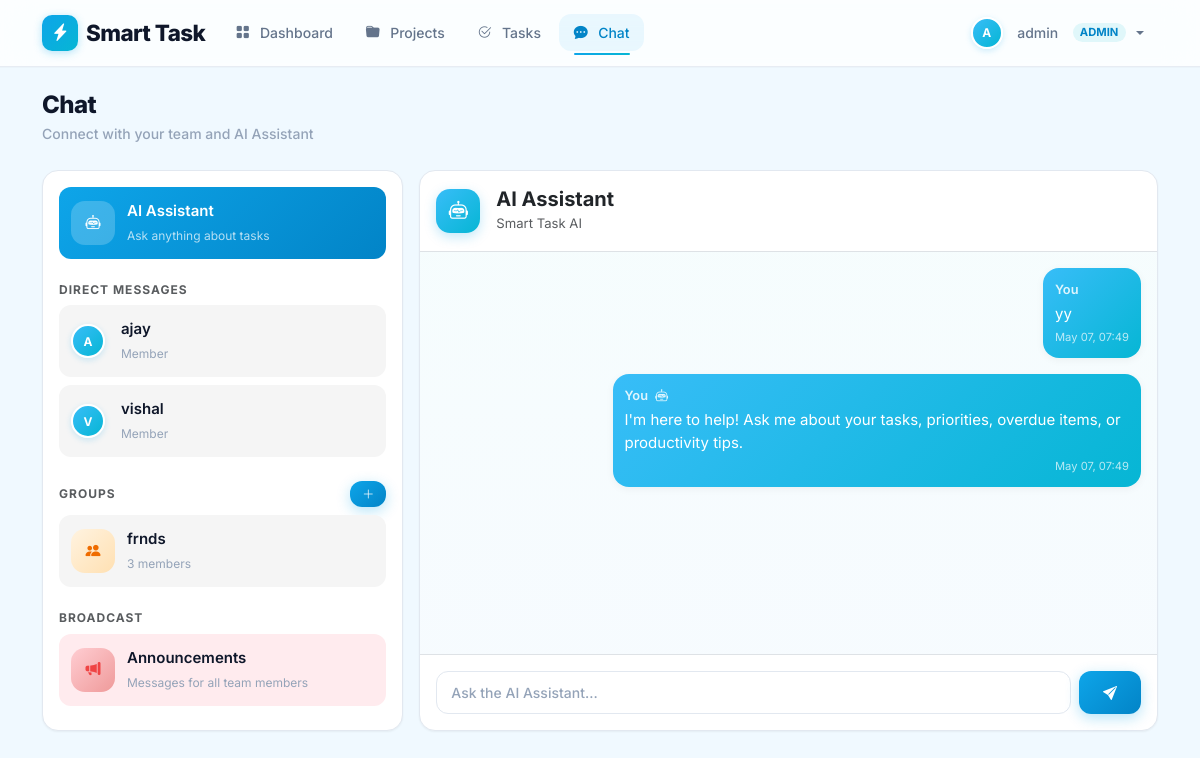
Page /chat (signed in) on the committed database.
### app.py (models this page shows)
class User(db.Model):
    id = db.Column(db.Integer, primary_key=True)
    username = db.Column(db.String(80), unique=True, nullable=False)
    email = db.Column(db.String(120), unique=True, nullable=False)
    password = db.Column(db.String(200), nullable=False)
    role = db.Column(db.String(20), default='member')  # admin or member
    created_at = db.Column(db.DateTime, default=datetime.utcnow)
    owned_projects = db.relationship('Project', backref='owner', lazy=True, foreign_keys='Project.owner_id')
    member_projects = db.relationship('Project', secondary=project_members, backref='members')
    assigned_tasks = db.relationship('Task', backref='assignee', lazy=True, foreign_keys='Task.assigned_to')
    created_tasks = db.relationship('Task', backref='creator', lazy=True, foreign_keys='Task.created_by')

class ChatGroup(db.Model):
    id = db.Column(db.Integer, primary_key=True)
    name = db.Column(db.String(100), nullable=False)
    created_by = db.Column(db.Integer, db.ForeignKey('user.id'), nullable=False)
    created_at = db.Column(db.DateTime, default=datetime.utcnow)
    members = db.relationship('User', secondary=group_members, backref='chat_groups')
    creator = db.relationship('User', foreign_keys=[created_by])

class Message(db.Model):
    id = db.Column(db.Integer, primary_key=True)
    content = db.Column(db.Text, nullable=False)
    sender_id = db.Column(db.Integer, db.ForeignKey('user.id'), nullable=False)
    receiver_id = db.Column(db.Integer, db.ForeignKey('user.id'), nullable=True)  # for DMs
    group_id = db.Column(db.Integer, db.ForeignKey('chat_group.id'), nullable=True)  # for groups
    is_broadcast = db.Column(db.Boolean, default=False)
    created_at = db.Column(db.DateTime, default=datetime.utcnow)
    sender = db.relationship('User', foreign_keys=[sender_id], backref='sent_messages')
    receiver = db.relationship('User', foreign_keys=[receiver_id], backref='received_messages')
    group = db.relationship('ChatGroup', backref='messages')

### app.py (the view, shortened to what this page needs)
@app.route('/chat')
@login_required
def chat():
    user = User.query.get(session['user_id'])
    users = User.query.filter(User.id != user.id).all()
    groups = ChatGroup.query.all()
    chat_type = request.args.get('type', 'ai')  # ai, dm, group, broadcast
    chat_id = request.args.get('id', type=int)
    messages = []
    selected_user = None
    selected_group = None
    ai_mode = False
    if chat_type == 'dm' and chat_id:
        selected_user = User.query.get(chat_id)
        messages = Message.query.filter(
            ((Message.sender_id == user.id) & (Message.receiver_id == chat_id)) |
            ((Message.sender_id == chat_id) & (Message.receiver_id == user.id))
        ).order_by(Message.created_at.asc()).all()
    elif chat_type == 'broadcast':
        messages = Message.query.filter_by(is_broadcast=True).order_by(Message.created_at.asc()).all()
    elif chat_type == 'ai':
        ai_mode = True
        messages = Message.query.filter_by(sender_id=user.id, receiver_id=user.id).order_by(Message.created_at.asc()).all()
    return render_template('chat.html',
                           users=users,
                           groups=groups,
                           user=user,
                           messages=messages,
                           chat_type=chat_type,
                           chat_id=chat_id,
                           selected_user=selected_user,
                           selected_group=selected_group,
                           ai_mode=ai_mode)

### app.py (called while the page is built)
def login_required(f):
    @wraps(f)
    def decorated_function(*args, **kwargs):
        if 'user_id' not in session:
            flash('Please login first.', 'error')
            return redirect(url_for('login'))
        return f(*args, **kwargs)
    return decorated_function

### templates/chat.html (shortened to what this page needs)
{% extends "base.html" %}
{% block content %}
<div class="page-header mb-4">
    <h2 class="mb-1">Chat</h2>
    <p class="mb-0">Connect with your team and AI Assistant</p>
</div>
<div class="row g-3">
    <div class="col-lg-4">
        <div class="card p-3 h-100" style="max-height: 75vh; overflow-y: auto;">
            <a href="{{ url_for('chat', type='ai') }}" class="chat-item ai {{ 'active' if chat_type == 'ai' else '' }}">
                <div class="chat-item-icon ai">
                    <i class="bi bi-robot text-white"></i>
                </div>
                <div>
                    <div class="chat-item-label">AI Assistant</div>
                    <small class="chat-item-sublabel">Ask anything about tasks</small>
                </div>
            </a>
            <h6 class="fw-bold mt-3 mb-2 text-muted" style="font-size:0.75rem;text-transform:uppercase;letter-spacing:1px;">Direct Messages</h6>
            {% for u in users %}
            <a href="{{ url_for('chat', type='dm', id=u.id) }}" class="chat-item dm {{ 'active' if chat_type == 'dm' and chat_id == u.id else '' }}">
                <div class="avatar-circle me-3">{{ u.username[0]|upper }}</div>
                <div>
                    <div class="chat-item-label">{{ u.username }}</div>
                    <small class="chat-item-sublabel">{{ u.role|capitalize }}</small>
                </div>
            </a>
            {% endfor %}
            <div class="d-flex justify-content-between align-items-center mt-3 mb-2">
                <h6 class="fw-bold text-muted mb-0" style="font-size:0.75rem;text-transform:uppercase;letter-spacing:1px;">Groups</h6>
                {% if user.role == 'admin' %}
                <button class="btn btn-sm btn-primary" style="padding:4px 12px;font-size:0.75rem;" data-bs-toggle="modal" data-bs-target="#createGroupModal">
                    <i class="bi bi-plus-lg"></i>
                </button>
                {% endif %}
            </div>
            {% for g in groups %}
            <a href="{{ url_for('chat', type='group', id=g.id) }}" class="chat-item group {{ 'active' if chat_type == 'group' and chat_id == g.id else '' }}">
                <div class="chat-item-icon group">
                    <i class="bi bi-people-fill"></i>
                </div>
                <div>
                    <div class="chat-item-label">{{ g.name }}</div>
                    <small class="chat-item-sublabel">{{ g.members|length }} members</small>
                </div>
            </a>
            {% else %}
            <p class="text-muted small">No groups yet.</p>
            {% endfor %}
            <h6 class="fw-bold mt-3 mb-2 text-muted" style="font-size:0.75rem;text-transform:uppercase;letter-spacing:1px;">Broadcast</h6>
            <a href="{{ url_for('chat', type='broadcast') }}" class="chat-item broadcast {{ 'active' if chat_type == 'broadcast' else '' }}">
                <div class="chat-item-icon broadcast">
                    <i class="bi bi-megaphone-fill"></i>
                </div>
                <div>
                    <div class="chat-item-label">Announcements</div>
                    <small class="chat-item-sublabel">Messages for all team members</small>
                </div>
            </a>
        </div>
    </div>
    <div class="col-lg-8">
        <div class="card p-0 h-100" style="max-height: 75vh; display:flex; flex-direction:column;">
            <div class="p-3 border-bottom d-flex align-items-center" style="flex-shrink:0;">
                {% if ai_mode %}
                <div class="stat-icon me-3" style="width:44px;height:44px;border-radius:14px;background:linear-gradient(135deg,var(--primary-light),var(--accent));">
                    <i class="bi bi-robot text-white"></i>
                </div>
                <div>
                    <h5 class="fw-bold mb-0">AI Assistant</h5>
                    <small class="text-muted">Smart Task AI</small>
                </div>
                {% elif chat_type == 'dm' and selected_user %}
                <div class="avatar-circle me-3">{{ selected_user.username[0]|upper }}</div>
                <div>
                    <h5 class="fw-bold mb-0">{{ selected_user.username }}</h5>
                    <small class="text-muted">{{ selected_user.role|capitalize }}</small>
                </div>
                {% else %}
                <div>
                    <h5 class="fw-bold mb-0">Select a chat</h5>
                    <small class="text-muted">Choose from the sidebar</small>
                </div>
                {% endif %}
            </div>
            <div class="p-3 flex-grow-1" style="overflow-y: auto; background: linear-gradient(180deg, rgba(224,247,250,0.3), rgba(227,242,253,0.3));">
                {% if messages %}
                    {% for msg in messages %}
                        {% set is_me = msg.sender_id == user.id %}
                        <div class="d-flex mb-3 {{ 'justify-content-end' if is_me else '' }}">
                            <div class="chat-bubble {{ 'me' if is_me else '' }}">
                                <div class="chat-bubble-name">
                                    {{ 'You' if is_me else msg.sender.username }}
                                    {% if msg.content.startswith('[AI Assistant]') %}<i class="bi bi-robot ms-1"></i>{% endif %}
                                </div>
                                <div>{{ msg.content.replace('[AI Assistant] ', '') if msg.content.startswith('[AI Assistant]') else msg.content }}</div>
                                <div class="chat-bubble-time">{{ msg.created_at.strftime('%b %d, %H:%M') }}</div>
                            </div>
                        </div>
                    {% endfor %}
                {% endif %}
            </div>
            {% if chat_type %}
            {% if chat_type == 'broadcast' and user.role != 'admin' %}
            <div class="p-3 border-top text-center text-muted small" style="flex-shrink:0;">
                <i class="bi bi-info-circle me-1"></i> Only admins can post announcements.
            </div>
            {% else %}
            <div class="p-3 border-top" style="flex-shrink:0;">
                <form method="POST" action="{{ url_for('send_message') }}" class="d-flex gap-2">
                    <input type="text" name="content" class="form-control flex-grow-1" placeholder="{{ 'Ask the AI Assistant...' if ai_mode else 'Type a message...' }}" required autocomplete="off">
                    <button type="submit" class="btn btn-primary px-4">
                        <i class="bi bi-send-fill"></i>
                    </button>
                </form>
            </div>
            {% endif %}
            {% endif %}
        </div>
    </div>
</div>
{% endblock %}

### templates/base.html (shortened to what this page needs)
<!DOCTYPE html>
<html lang="en">
<head>
    <link href="https://cdn.jsdelivr.net/npm/bootstrap@5.3.2/dist/css/bootstrap.min.css" rel="stylesheet">
    <link rel="stylesheet" href="https://cdn.jsdelivr.net/npm/bootstrap-icons@1.11.1/font/bootstrap-icons.css">
</head>
<body>
    {% if session.user_id %}
    <nav class="navbar navbar-expand-lg sticky-top">
        <div class="container">
            <a class="navbar-brand" href="{{ url_for('dashboard') }}">
                <span class="brand-icon"><i class="bi bi-lightning-charge-fill"></i></span>Smart Task
            </a>
            <div class="collapse navbar-collapse" id="navMenu">
                <ul class="navbar-nav me-auto gap-1">
                    <li class="nav-item">
                        <a class="nav-link {{ 'active' if request.endpoint == 'dashboard' else '' }}" href="{{ url_for('dashboard') }}">
                            <i class="bi bi-grid-fill me-1"></i> Dashboard
                        </a>
                    </li>
                    <li class="nav-item">
                        <a class="nav-link {{ 'active' if request.endpoint == 'projects' else '' }}" href="{{ url_for('projects') }}">
                            <i class="bi bi-folder-fill me-1"></i> Projects
                        </a>
                    </li>
                    <li class="nav-item">
                        <a class="nav-link {{ 'active' if request.endpoint == 'tasks' else '' }}" href="{{ url_for('tasks') }}">
                            <i class="bi bi-check2-circle me-1"></i> Tasks
                        </a>
                    </li>
                    <li class="nav-item">
                        <a class="nav-link {{ 'active' if request.endpoint == 'chat' else '' }}" href="{{ url_for('chat') }}">
                            <i class="bi bi-chat-dots-fill me-1"></i> Chat
                        </a>
                    </li>
                </ul>
                <ul class="navbar-nav">
                    <li class="nav-item dropdown">
                        <a class="nav-link dropdown-toggle d-flex align-items-center" href="#" role="button" data-bs-toggle="dropdown">
                            <div class="avatar-circle me-2" style="width:32px;height:32px;font-size:0.75rem;">{{ session.username[0]|upper }}</div>
                            <span>{{ session.username }}</span>
                            {% if session.role == 'admin' %}<span class="badge ms-2" style="background:#e0f7fa;color:var(--primary-dark);border-radius:50px;font-size:0.7rem;">ADMIN</span>{% endif %}
                        </a>
                    </li>
                </ul>
            </div>
        </div>
    </nav>
    {% endif %}
    <main class="{% if session.user_id %}py-4{% else %}vh-100 d-flex align-items-center{% endif %}">
        <div class="container">
            {% block content %}{% endblock %}
        </div>
    </main>
</body>
</html>

### rows in the picture
User: username "A", username "ajay", role "Member"
User: username "V", username "vishal", role "Member"
ChatGroup: name "frnds", members|length "3"
Message: sender "You", content "yy", created_at "May 07, 07:49"
Message: sender "You", content "I'm here to help! Ask me about your tasks, priorities, overdue items, or productivity tips.", created_at "May 07, 07:49"

### other values in the picture
{{ session.username[0]|upper }} "A"
{{ session.username }} "admin"
